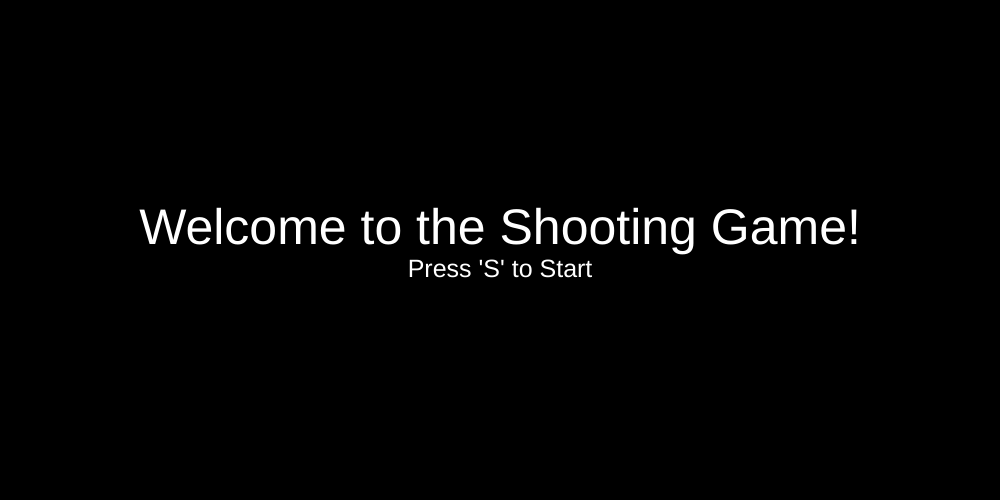
Frame 1 (no input)
Frame 60 (no input): identical to frame 1, image omitted
Frame 120 (the mouse pressed at the canvas centre since frame 60): identical to frame 1, image omitted

The p5.js sketch that drew this single still picture (run headless with seeded random() and noise() and a simulated clock; from frame 60 on, the mouse is pressed at the canvas centre):

// p5.js sketch
// ── sketch.js
let ship;
let bullets = [];
let enemies = [];
let score = 0; 
let combo = 0; 
let lives = 2; 
let gameState = "start"; 
let defeatedEnemies = 0; 

function setup() {
  createCanvas(1000, 500);
  ship = new Ship();
}

function draw() {
  background(0);

  if (gameState === "start") {
    showStartScreen(); 
  } else if (gameState === "playing") {
    
    fill(255);
    textSize(22);
    textAlign(LEFT); 
    text("スコア: " + score, 10, 20);
    text("コンボ: " + combo, 10, 45); 
    text(" 残基: " + lives, 10, 70); 

    
    ship.show();
    ship.move();

    
    for (let i = bullets.length - 1; i >= 0; i--) {
      bullets[i].show();
      bullets[i].move();

      for (let j = enemies.length - 1; j >= 0; j--) {
        if (bullets[i].hits(enemies[j])) {
          let enemy = enemies[j];
          enemies.splice(j, 1); 
          bullets.splice(i, 1); 
          combo++; 
          defeatedEnemies++; 

          
          if (enemy.type === "large") {
            score += 100 + combo * 50; 
          } else if (enemy.type === "small") {
            score += 100; 
          }

          
          if (defeatedEnemies === 250) {
            enemies.push(new Enemy(random(width), random(100), "yellow")); 
          } else {
            enemies.push(new Enemy(random(width), random(100))); 
          }
          break; 
        }
      }

      if (bullets[i] && bullets[i].offscreen()) {
        bullets.splice(i, 1); 
      }
    }

    
    for (let enemy of enemies) {
      enemy.show();
      enemy.move();

      
      if (ship.hits(enemy)) {
        lives--; 
        enemies.splice(enemies.indexOf(enemy), 1); 
        if (lives <= 0) {
          gameState = "gameover"; 
        }
      }
    }
  } else if (gameState === "gameover") {
    textAlign(CENTER); 
    textSize(32);
    fill(255);
    text("Game Over", width / 2, height / 2 - 20);
    text("Score: " + score, width / 2, height / 2 + 20);
    textSize(16);
    text("Press 'R' to Restart", width / 2, height / 2 + 60);
  }
}

function keyPressed() {
  if (key === " ") {
    
    bullets.push(new Bullet(ship.x + ship.width / 2, height - 20));
  }

  if (gameState === "start") {
    if (key === "s") {
      
      startGame();
    }
  } else if (gameState === "gameover") {
    if (key === "r") {
      
      restartGame();
    }
  }
}


function startGame() {
  bullets = [];
  enemies = [];
  score = 0; 
  combo = 0; 
  lives = 2; 
  defeatedEnemies = 0; // 
  gameState = "playing"; 
  for (let i = 0; i < 5; i++) {
    enemies.push(new Enemy(random(width), random(100))); 
  }
}

function restartGame() {
  startGame();
}

function showStartScreen() {
  fill(255);
  textSize(50);
  textAlign(CENTER, CENTER);
  text("Welcome to the Shooting Game!", width / 2, height / 2 - 20);
  textSize(25);
  text("Press 'S' to Start", width / 2, height / 2 + 20);
}

class Ship {
  constructor() {
    this.x = width / 2;
    this.width = 20;
    this.height = 20;
  }

  show() {
    fill(255);
    rect(this.x, height - this.height, this.width, this.height);
  }

  move() {
    if (keyIsDown(LEFT_ARROW)) {
      this.x -= 5;
    } else if (keyIsDown(RIGHT_ARROW)) {
      this.x += 5;
    }

    this.x = constrain(this.x, 0, width - this.width);
  }

  hits(enemy) {
    let d = dist(this.x, height - this.height, enemy.x, enemy.y);
    return d < this.width / 2 + enemy.r;
  }
}

class Bullet {
  constructor(x, y) {
    this.x = x;
    this.y = y;
    this.r = 4;
  }

  show() {
    fill(50, 150, 255);
    ellipse(this.x, this.y, this.r * 2, this.r * 2);
  }

  move() {
    this.y -= 5;
  }

  offscreen() {
    return this.y < 0;
  }

  hits(enemy) {
    let d = dist(this.x, this.y, enemy.x, enemy.y);
    return d < this.r + enemy.r;
  }
}

class Enemy {
  constructor(x, y, type) {
    this.x = x;
    this.y = y;
    this.r = random(15, 30);
    this.speed = this.r < 20 ? 4 : 2;
    this.type = type || (this.r < 20 ? "small" : "large");
    if (this.type === "yellow") {
      this.r = 25;
      this.speed = 3;
    }
  }

  show() {
    if (this.type === "large") {
      fill(255, 0, 0);
    } else if (this.type === "small") {
      fill(0, 255, 255);
    } else if (this.type === "yellow") {
      fill(255, 255, 0);
    }
    ellipse(this.x, this.y, this.r * 2, this.r * 2);
  }

  move() {
    this.y += this.speed;

    if (this.y > height) {
      this.y = 0;
      this.x = random(width);
    }
  }
}
